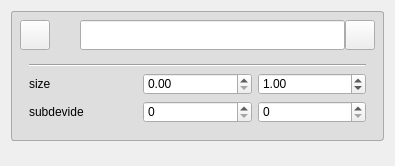
<?xml version="1.0" encoding="UTF-8"?>
<ui version="4.0">
 <class>FGEGeometryEditPlaneForm</class>
 <widget class="QWidget" name="FGEGeometryEditPlaneForm">
  <property name="geometry">
   <rect>
    <x>0</x>
    <y>0</y>
    <width>395</width>
    <height>166</height>
   </rect>
  </property>
  <property name="windowTitle">
   <string>Form</string>
  </property>
  <layout class="QGridLayout" name="gridLayout_4">
   <item row="0" column="0">
    <widget class="QWidget" name="widget" native="true">
     <property name="minimumSize">
      <size>
       <width>0</width>
       <height>0</height>
      </size>
     </property>
     <property name="maximumSize">
      <size>
       <width>16777215</width>
       <height>16777215</height>
      </size>
     </property>
     <property name="styleSheet">
      <string notr="true">QWidget#widget {
    border: 1px solid darkgray;
	background-color: rgb(222, 222, 222);
	border-radius: 3px;
}</string>
     </property>
     <layout class="QGridLayout" name="gridLayout_2">
      <property name="leftMargin">
       <number>9</number>
      </property>
      <property name="topMargin">
       <number>9</number>
      </property>
      <property name="rightMargin">
       <number>9</number>
      </property>
      <property name="bottomMargin">
       <number>9</number>
      </property>
      <property name="spacing">
       <number>4</number>
      </property>
      <item row="0" column="0">
       <widget class="QWidget" name="widget_2" native="true">
        <property name="minimumSize">
         <size>
          <width>0</width>
          <height>30</height>
         </size>
        </property>
        <property name="maximumSize">
         <size>
          <width>16777215</width>
          <height>30</height>
         </size>
        </property>
        <layout class="QHBoxLayout" name="horizontalLayout_2">
         <property name="spacing">
          <number>0</number>
         </property>
         <property name="leftMargin">
          <number>0</number>
         </property>
         <property name="topMargin">
          <number>0</number>
         </property>
         <property name="rightMargin">
          <number>0</number>
         </property>
         <property name="bottomMargin">
          <number>0</number>
         </property>
         <item>
          <widget class="QPushButton" name="pushButton">
           <property name="minimumSize">
            <size>
             <width>30</width>
             <height>30</height>
            </size>
           </property>
           <property name="maximumSize">
            <size>
             <width>30</width>
             <height>30</height>
            </size>
           </property>
           <property name="text">
            <string/>
           </property>
           <property name="icon">
            <iconset resource="../../icons.qrc">
             <normaloff>:/Icons/svg/down_arrow.svg</normaloff>:/Icons/svg/down_arrow.svg</iconset>
           </property>
           <property name="iconSize">
            <size>
             <width>16</width>
             <height>16</height>
            </size>
           </property>
           <property name="autoRepeatDelay">
            <number>297</number>
           </property>
          </widget>
         </item>
         <item>
          <widget class="QLabel" name="label_5">
           <property name="minimumSize">
            <size>
             <width>30</width>
             <height>30</height>
            </size>
           </property>
           <property name="maximumSize">
            <size>
             <width>30</width>
             <height>30</height>
            </size>
           </property>
           <property name="text">
            <string/>
           </property>
           <property name="pixmap">
            <pixmap resource="../../icons.qrc">:/Icons/shapes/cuboid.png</pixmap>
           </property>
           <property name="scaledContents">
            <bool>true</bool>
           </property>
           <property name="margin">
            <number>3</number>
           </property>
          </widget>
         </item>
         <item>
          <widget class="QLineEdit" name="lineEdit">
           <property name="minimumSize">
            <size>
             <width>0</width>
             <height>30</height>
            </size>
           </property>
          </widget>
         </item>
         <item>
          <widget class="QPushButton" name="pushButton_close">
           <property name="minimumSize">
            <size>
             <width>30</width>
             <height>30</height>
            </size>
           </property>
           <property name="maximumSize">
            <size>
             <width>30</width>
             <height>30</height>
            </size>
           </property>
           <property name="text">
            <string/>
           </property>
           <property name="icon">
            <iconset resource="../../icons.qrc">
             <normaloff>:/Icons/delete_splite.png</normaloff>:/Icons/delete_splite.png</iconset>
           </property>
           <property name="iconSize">
            <size>
             <width>12</width>
             <height>12</height>
            </size>
           </property>
          </widget>
         </item>
        </layout>
       </widget>
      </item>
      <item row="1" column="0">
       <widget class="QWidget" name="widget_3" native="true">
        <layout class="QGridLayout" name="gridLayout_3">
         <item row="1" column="0" colspan="2">
          <layout class="QGridLayout" name="gridLayout">
           <item row="0" column="0">
            <widget class="QLabel" name="label">
             <property name="text">
              <string>size</string>
             </property>
            </widget>
           </item>
           <item row="0" column="1">
            <widget class="QDoubleSpinBox" name="doubleSpinBox_x">
             <property name="minimum">
              <double>0.000000000000000</double>
             </property>
             <property name="maximum">
              <double>10000000.000000000000000</double>
             </property>
             <property name="singleStep">
              <double>0.010000000000000</double>
             </property>
            </widget>
           </item>
           <item row="0" column="2">
            <widget class="QDoubleSpinBox" name="doubleSpinBox_y">
             <property name="maximum">
              <double>10000000.000000000000000</double>
             </property>
             <property name="singleStep">
              <double>0.010000000000000</double>
             </property>
             <property name="value">
              <double>1.000000000000000</double>
             </property>
            </widget>
           </item>
           <item row="1" column="0">
            <widget class="QLabel" name="label_3">
             <property name="text">
              <string>subdevide</string>
             </property>
            </widget>
           </item>
           <item row="1" column="1">
            <widget class="QSpinBox" name="spinBox_x"/>
           </item>
           <item row="1" column="2">
            <widget class="QSpinBox" name="spinBox_y"/>
           </item>
          </layout>
         </item>
         <item row="0" column="0" colspan="2">
          <widget class="Line" name="line">
           <property name="minimumSize">
            <size>
             <width>0</width>
             <height>4</height>
            </size>
           </property>
           <property name="maximumSize">
            <size>
             <width>16777215</width>
             <height>4</height>
            </size>
           </property>
           <property name="orientation">
            <enum>Qt::Horizontal</enum>
           </property>
          </widget>
         </item>
        </layout>
       </widget>
      </item>
      <item row="2" column="0">
       <spacer name="verticalSpacer_2">
        <property name="orientation">
         <enum>Qt::Vertical</enum>
        </property>
        <property name="sizeHint" stdset="0">
         <size>
          <width>20</width>
          <height>0</height>
         </size>
        </property>
       </spacer>
      </item>
     </layout>
    </widget>
   </item>
   <item row="1" column="0">
    <spacer name="verticalSpacer_3">
     <property name="orientation">
      <enum>Qt::Vertical</enum>
     </property>
     <property name="sizeHint" stdset="0">
      <size>
       <width>20</width>
       <height>2</height>
      </size>
     </property>
    </spacer>
   </item>
  </layout>
 </widget>
 <resources>
  <include location="../../icons.qrc"/>
 </resources>
 <connections/>
</ui>
